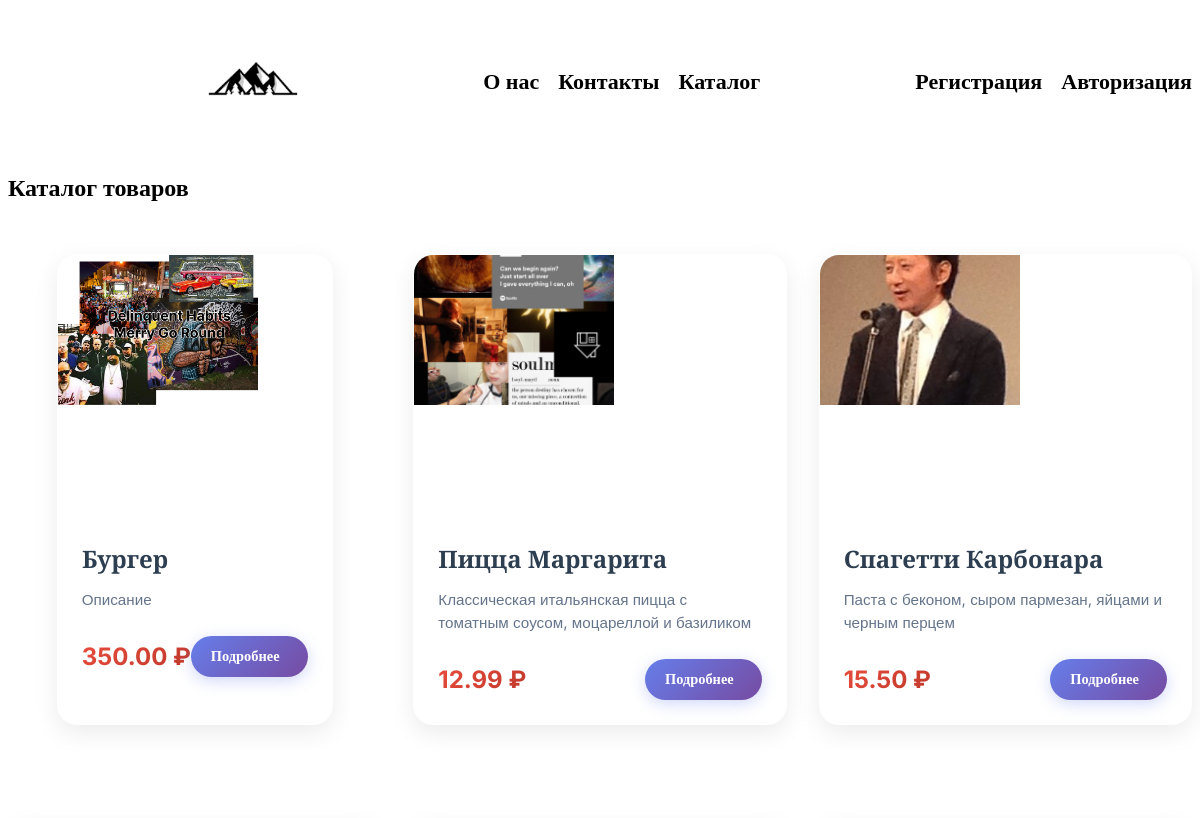
The app's page /foods/catalog/ (upper part), older data.
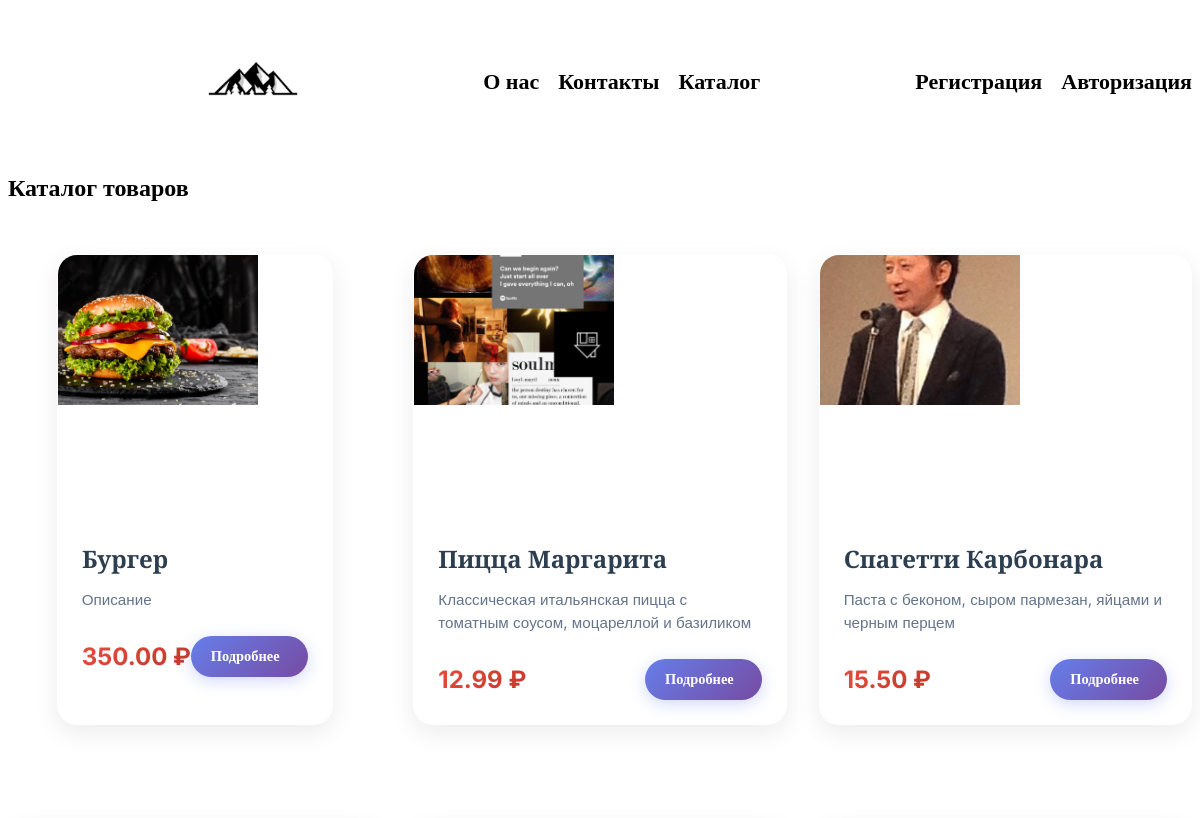
The same page, newer data.
### Foods/models.py (models this page shows)
class Image(models.Model):
    food = models.ForeignKey(Food, on_delete=models.CASCADE)
    image = models.ImageField(upload_to='photos/', default='photos/default.jpg')

### Foods/views.py (the view)
# urls.py: path('catalog/', views.catalog, name='catalog'),
def catalog(request):
    catalog = Food.objects.all()
    return render(request, 'catalog.html', {'catalog':catalog})

### Foods/templates/catalog.html (shortened to what this page needs)
{% extends 'base.html' %}
{% block content %}
    <h1>Каталог товаров</h1>
<section class="container mx-auto px-4 py-8">
    <div class="foods-grid">
        {% for i in catalog %}
        <div class="food-card group">
            <div class="food-card__gallery">
                {% for img in i.image_set.all %}
                <div class="food-card__image-wrapper">
                    <img class="food-card__image" src="{{ img.image.url }}" alt="{{ img.name }}">
                </div>
                {% endfor %}
            </div>
            <div class="food-card__content">
                <h3 class="food-card__name">{{ i.name }}</h3>
                <p class="food-card__description">{{ i.description }}</p>
                <div class="food-card__footer">
                    <span class="food-card__price">{{ i.price }} ₽</span>
                    <a href="{% url 'update' i.id %}" class="food-card__btn">
                        Подробнее
                    </a>
                </div>
            </div>
        </div>
        {% endfor %}
    </div>
</section>
{% endblock content %}

Row changes from the older to the newer data that the page shows:
changed Image (number 1 of 3 on the later page): image: a different picture
